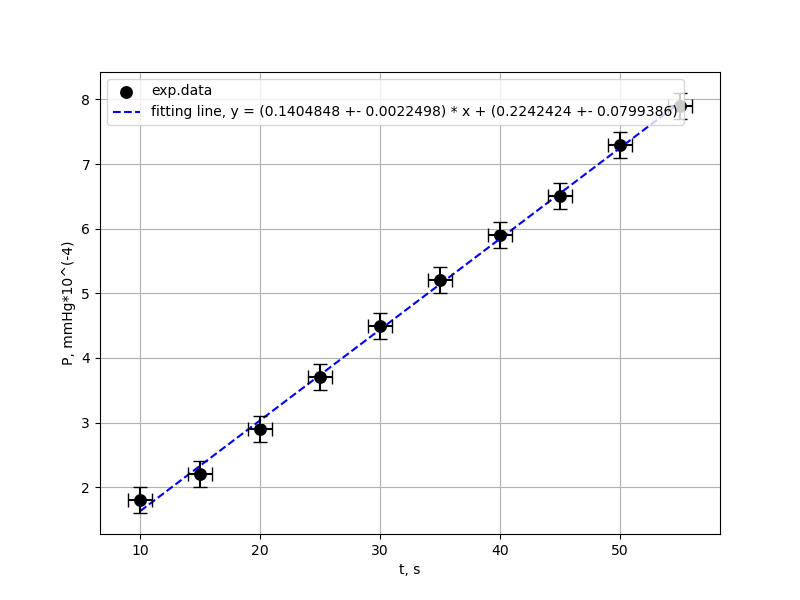

This figure's Python source:
import pandas as pd
import numpy as np

q=0
w=0
show = 0
save = 1

import matplotlib.pyplot as plt
#read data from ods
num = 0
name = "physlabwork_15week"
#"physlabwork_6week_"+str(num)
all_data = pd.read_excel(name+".ods")
x_data = all_data["t, s (start)"].dropna().to_numpy()
x_name = "t, s"
x_error = all_data["t, s (start) (error)"].dropna().to_numpy()
#all_data[""].dropna().to_numpy()
y_data = all_data["P, mmHg*10^(-4) (start)"].dropna().to_numpy()
y_name = "P, mmHg*10^(-4)"
y_error = all_data["P, mmHg*10^(-4) (start) (error)"].dropna().to_numpy()
#all_data[""].dropna().to_numpy()

#c_data = all_data["C"+str(q)].dropna().to_numpy()
#T = c_data[0]

#x_data_2 = all_data['delta P (Pa) (turbo)'].dropna().to_numpy()
#x_name_2 =""
#"x_delta_press_Pa_turbo"
#x_error_2 = all_data['error delta P (turbo)'].dropna().to_numpy()
#y_data_2 = all_data['Q (m3/s) (turbo)'].dropna().to_numpy()
#y_name_2 =""
#"y_flow_m3_div_s_turbo"
#y_error_2 = all_data['error Q (turbo)'].dropna().to_numpy()

#x_data = np.hstack([x_data_1, x_data_2])
#x_name = x_name_1
#x_name_1 +" "+ x_name_2
#x_error = np.hstack([x_error_1, x_error_2])
#y_data = np.hstack([y_data_1, y_data_2])
#y_name = y_name_1
#y_name_1 +" "+ y_name_2
#y_error = np.hstack([y_error_1, y_error_2])

#n=6
#x_data = x_data[:]
#x_error = x_error[:]
#y_data = y_data[:]
#y_error = y_error[:]

import matplotlib.pyplot as plt
plt.rcParams ['figure.figsize'] = [8, 6]

#figure
fig, axes = plt.subplots()

from scipy.optimize import curve_fit

#errorbar
import random
calc_x_error = []
calc_y_error = []
for i in range(len(x_data)):
        for j in range(0):
                x=0
                y=0
                if (random.random()>0.5):
                        x = x_data[i] + random.random()*x_error[i]
                else:
                        x = x_data[i] - random.random()*x_error[i]
                if (random.random()>0.5):
                        y = y_data[i] + random.random()*y_error[i]
                else:
                        y = y_data[i] - random.random()*y_error[i]
                calc_x_error.append(float(x))
                calc_y_error.append(float(y))

calc_x_error = np.hstack([x_data, calc_x_error])
calc_y_error = np.hstack([y_data, calc_y_error])
axes.scatter(calc_x_error, calc_y_error, c='black', linewidths=-3.25)

#fit
def func(x, a, b):
	return a*x+b
popt, pcov = curve_fit(func, calc_x_error, calc_y_error)

#grid
plt.grid()

#fit plots
axes.plot(x_data, func(x_data, popt[0], popt[1]), 'b--')

import math
error_a = (float(pcov[0][0]))**(1/2)
error_b = (float(pcov[1][1]))**(1/2)

error_a = round (error_a, 7)
error_b = round (error_b, 7)
#additional
axes.set_xlabel(x_name)
axes.set_ylabel(y_name)
axes.set_title("")
#text="l.sq.fit.line, y = " + str(round (popt[0], 3))+ " * x " + str(round (popt[1], 7))
text='fitting line, y = ('+str(round (popt[0], 7))+" +- "+str(error_a)+') * x + ('+str(round (popt[1], 7))+" +- "+str(error_b)+')'
axes.legend(['exp.data', text])

axes.errorbar(x_data, y_data, xerr=x_error, yerr=y_error, color='black', fmt='o', capsize=5)
#axes.errorbar(x_data, y_data, xerr=x_error, yerr=y_error, ecolor='black')
#plt.errorbar(x, y, yerr=errors, fmt='o', capsize=0)

#show
if show:
	plt.show()

#save
if save:
	plt.savefig("physlabwork_15week.png")

#plt.figure()

#plt.plot(delta_pressure,delta_temp_at_temp_1, label=r'temp_of_thermostat = 18 C^o')
#plt.plot(delta_pressure,delta_temp_at_temp_2, label=r'temp_of_thermostat = 30 C^o')
#plt.plot(delta_pressure,delta_temp_at_temp_3, label=r'temp_of_thermostat = 50 C^o')

#plt.xlabel(r'delta_pressure, bar')
#plt.ylabel(r'delta_temp, C^o')

#plt.grid()
#plt.legend(loc='best')

#plt.show()
